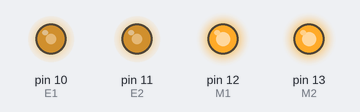
The sketch below on a simulated Arduino Uno, built with avr-gcc and run on an emulated ATmega328P. Parts: output pins drawn as LEDs (lit = HIGH). What the sketch prints to the serial monitor is not drawn.

Above: at 0.05 s.
At 1.95 s:
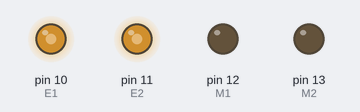
Timing chart, 0 to 3.0 s (numbered marks = the images above):
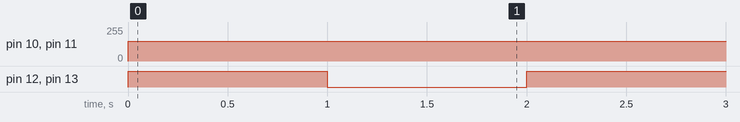

The sketch:

led_light.ino
```cpp
int E1 = 10;      // 1번(A) 모터 Enable
int E2 = 11;      // 2번(B) 모터 Enable
int M1 = 12;      // 1번(A) 모터 PWM
int M2 = 13;      // 2번(B) 모터 PWM
int value;
void setup() {
  pinMode(M1, OUTPUT);      // 출력핀 설정
  pinMode(M2, OUTPUT);
  Serial.begin(9600);
}
void loop()
{
  int value = 150;
  //for (value = 0; value <= 255; value += 5) // PWM 속도 0 ~ 255까지 5씩 증가
  //{
  digitalWrite(M1, HIGH);
  digitalWrite(M2, HIGH);
  analogWrite(E1, value);
  analogWrite(E2, value);
    //delay(30);
  //}
  Serial.println("Hello");
  delay(1000);   // 1000ms = 1초 대기
//  for (value = 0; value <= 255; value += 5)
  //{
    digitalWrite(M1, LOW);
    digitalWrite(M2, LOW);
    analogWrite(E1, value);
    analogWrite(E2, value);
//    delay(30);
//  }
//  delay(1000);
  delay(1000);
}
```

Measured:
- by itself, pin 10 (E1), pin 11 (E2): 0/255 → 150/255 at 0.00 s
- by itself, pin 12 (M1), pin 13 (M2): alternates HIGH for 1.0 s and LOW for 1.0 s
